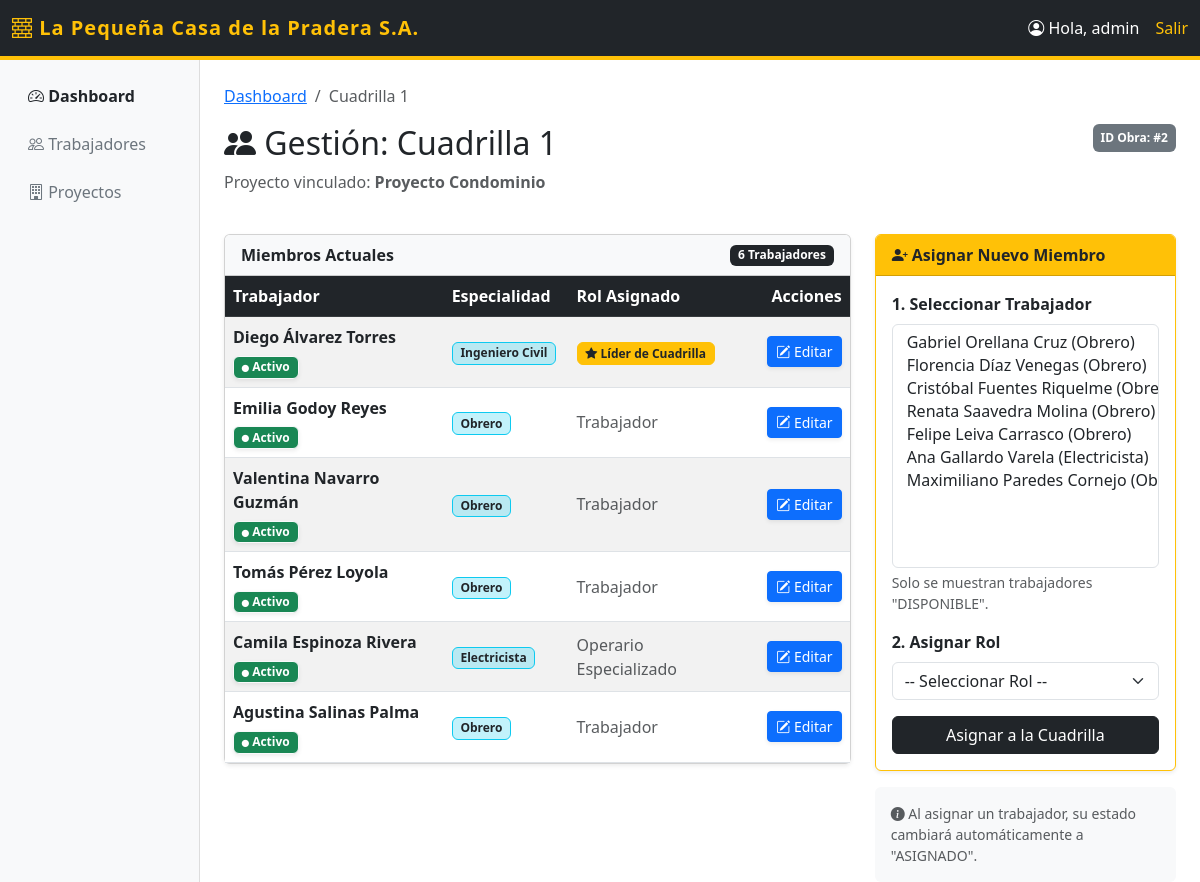
Page /cuadrilla/3/ (signed in) on the committed database.
### cuadrillas/models.py (models this page shows, shortened)
class Cuadrilla(models.Model):
    nombre = models.CharField(max_length=100)
    proyecto = models.ForeignKey(Proyecto, on_delete=models.CASCADE, related_name='cuadrillas')
    miembros = models.ManyToManyField(Trabajador, through='MiembroCuadrilla')

class Proyecto(models.Model):
    ESTADOS = [
        ('PLANIFICADO', 'Planificado'),
        ('EN_CURSO', 'En Curso'),
        ('FINALIZADO', 'Finalizado'),
    ]
    nombre = models.CharField(max_length=100)
    estado = models.CharField(max_length=20, choices=ESTADOS, default='PLANIFICADO')
    fecha_inicio = models.DateField()
    fecha_termino = models.DateField(null=True, blank=True)
    jefe_proyecto = models.ForeignKey(User, on_delete=models.SET_NULL, null=True, related_name='proyectos_a_cargo')

class MiembroCuadrilla(models.Model):
    cuadrilla = models.ForeignKey(Cuadrilla, on_delete=models.CASCADE)
    trabajador = models.ForeignKey(Trabajador, on_delete=models.CASCADE)
    rol = models.ForeignKey(Rol, on_delete=models.SET_NULL, null=True)
    fecha_asignacion = models.DateField(auto_now_add=True)
    class Meta:
        unique_together = ('cuadrilla', 'trabajador')

class Trabajador(models.Model):
    DISPONIBILIDAD = [
        ('DISPONIBLE', 'Disponible'),
        ('ASIGNADO', 'Asignado'),
        ('NO_DISPONIBLE', 'No Disponible')
    ]
    usuario = models.OneToOneField(User, on_delete=models.CASCADE, primary_key=True)
    primer_nombre = models.CharField(max_length=50)
    segundo_nombre = models.CharField(max_length=50, blank=True, null=True)
    apellido_paterno = models.CharField(max_length=50)
    apellido_materno = models.CharField(max_length=50)
    especialidad = models.CharField(max_length=100)
    disponibilidad = models.CharField(max_length=20, choices=DISPONIBILIDAD, default='DISPONIBLE')
    @property
    def nombre_completo(self):
        nombres = [self.primer_nombre, self.segundo_nombre, self.apellido_paterno, self.apellido_materno]
        return " ".join(filter(None, nombres))

class Rol(models.Model):
    nombre_rol = models.CharField(max_length=50)

### cuadrillas/views.py (the view, shortened to what this page needs)
# urls.py: path('cuadrilla/<int:id>/', views.detalle_cuadrilla, name='detalle_cuadrilla'),
@login_required
def detalle_cuadrilla(request, id):
    cuadrilla = get_object_or_404(Cuadrilla, id=id)
    if not request.user.is_superuser and cuadrilla.proyecto.jefe_proyecto != request.user:
        messages.error(request, "Acceso denegado: No eres el Jefe de este proyecto.")
        return redirect('dashboard')
    es_jefe_o_admin = request.user.is_superuser or cuadrilla.proyecto.jefe_proyecto == request.user
    miembros = MiembroCuadrilla.objects.filter(cuadrilla=cuadrilla)
    trabajadores_disponibles = Trabajador.objects.filter(disponibilidad='DISPONIBLE')
    roles_disponibles = Rol.objects.all()
    todas_las_cuadrillas = Cuadrilla.objects.all()
    opciones_disponibilidad = Trabajador.DISPONIBILIDAD
    return render(request, 'cuadrillas/detalle_cuadrilla.html', {
        'cuadrilla': cuadrilla,
        'miembros': miembros,
        'trabajadores': trabajadores_disponibles,
        'roles': roles_disponibles,
        'todas_las_cuadrillas': todas_las_cuadrillas,
        'opciones_disponibilidad': opciones_disponibilidad,
        'es_autorizado': es_jefe_o_admin,
    })

### cuadrillas/templates/cuadrillas/detalle_cuadrilla.html (shortened to what this page needs)
{% extends 'cuadrillas/base.html' %}
{% block content %}
<nav aria-label="breadcrumb">
  <ol class="breadcrumb">
    <li class="breadcrumb-item"><a href="{% url 'dashboard' %}">Dashboard</a></li>
    <li class="breadcrumb-item active" aria-current="page">{{ cuadrilla.nombre }}</li>
  </ol>
</nav>
<div class="row mb-4">
    <div class="col-md-8">
        <h2><i class="bi bi-people-fill"></i> Gestión: {{ cuadrilla.nombre }}</h2>
        <p class="text-muted">Proyecto vinculado: <strong>{{ cuadrilla.proyecto.nombre }}</strong></p>
    </div>
    <div class="col-md-4 text-end">
        <span class="badge bg-secondary p-2">ID Obra: #{{ cuadrilla.proyecto.id }}</span>
    </div>
</div>
<div class="row">
    <div class="col-lg-8">
        <div class="card shadow-sm">
            <div class="card-header bg-light fw-bold d-flex justify-content-between align-items-center">
                <span>Miembros Actuales</span>
                <span class="badge bg-dark">{{ miembros.count }} Trabajadores</span>
            </div>
            <div class="card-body p-0">
                <table class="table table-hover table-striped mb-0 align-middle">
                    <thead class="table-dark">
                        <tr>
                            <th style="width: 35%;">Trabajador</th>
                            <th style="width: 20%;">Especialidad</th>
                            <th style="width: 25%;">Rol Asignado</th>
                            <th class="text-end" style="width: 20%;">Acciones</th>
                        </tr>
                    </thead>
                    <tbody>
                        {% for m in miembros %}
                        <tr>
                            <td>
                                <div class="fw-bold">{{ m.trabajador.nombre_completo }}</div>
                                <div class="mt-1">
                                    {% if m.trabajador.disponibilidad == 'ASIGNADO' %}
                                        <span class="badge bg-success text-white border border-light shadow-sm" style="font-size: 0.75em;">
                                            <i class="bi bi-circle-fill" style="font-size: 0.6em;"></i> Activo
                                        </span>
                                    {% elif m.trabajador.disponibilidad == 'NO_DISPONIBLE' %}
                                        <span class="badge bg-danger text-white border border-light shadow-sm" style="font-size: 0.75em;">
                                            <i class="bi bi-x-circle-fill" style="font-size: 0.6em;"></i> Licencia/Baja
                                        </span>
                                    {% else %}
                                        <span class="badge bg-secondary text-white border border-light shadow-sm" style="font-size: 0.75em;">
                                            <i class="bi bi-dash-circle" style="font-size: 0.6em;"></i> {{ m.trabajador.get_disponibilidad_display }}
                                        </span>
                                    {% endif %}
                                </div>
                            </td>
                            <td>
                                <span class="badge bg-info text-dark bg-opacity-25 border border-info">
                                    {{ m.trabajador.especialidad }}
                                </span>
                            </td>
                            <td>
                                {% if "Líder" in m.rol.nombre_rol %}
                                    <span class="badge bg-warning text-dark border border-warning">
                                        <i class="bi bi-star-fill"></i> {{ m.rol.nombre_rol }}
                                    </span>
                                {% else %}
                                    <span class="text-muted">{{ m.rol.nombre_rol }}</span>
                                {% endif %}
                            </td>
                            <td class="text-end">
                                {% if es_autorizado %}
                                    <button type="button" class="btn btn-primary btn-sm shadow-sm" data-bs-toggle="modal" data-bs-target="#editarMiembroModal-{{ m.id }}">
                                        <i class="bi bi-pencil-square"></i> Editar
                                    </button>
                                {% else %}
                                    <span class="text-muted small"><i class="bi bi-lock"></i> Ver</span>
                                {% endif %}
                            </td>
                        </tr>
                        {% endfor %}
                    </tbody>
                </table>
            </div>
        </div>
    </div>
    <div class="col-lg-4">
        {% if es_autorizado %}
            <div class="card border-warning shadow-sm">
                <div class="card-header bg-warning text-dark fw-bold">
                    <i class="bi bi-person-plus-fill"></i> Asignar Nuevo Miembro
                </div>
                <div class="card-body">
                    <form method="POST">
                        <div class="mb-3">
                            <label class="form-label fw-bold">1. Seleccionar Trabajador</label>
                            <select name="trabajador" class="form-select" size="10" required>
                                {% for t in trabajadores %}
                                <option value="{{ t.pk }}">
                                </option>
                                {% empty %}
                                <option disabled>No hay personal disponible</option>
                                {% endfor %}
                            </select>
                            <div class="form-text">Solo se muestran trabajadores "DISPONIBLE".</div>
                        </div>
                        <div class="mb-3">
                            <label class="form-label fw-bold">2. Asignar Rol</label>
                            <select name="rol" class="form-select" required>
                                <option value="" selected>-- Seleccionar Rol --</option>
                            </select>
                        </div>
                        <div class="d-grid">
                            <button type="submit" class="btn btn-dark">Asignar a la Cuadrilla</button>
                        </div>
                    </form>
                </div>
            </div>
            <div class="card mt-3 bg-light border-0">
                <div class="card-body small text-muted">
                    <i class="bi bi-info-circle-fill"></i>
                    Al asignar un trabajador, su estado cambiará automáticamente a "ASIGNADO".
                </div>
            </div>
        {% else %}
            <div class="alert alert-warning shadow-sm">
                <h5 class="alert-heading"><i class="bi bi-shield-lock-fill"></i> Modo Lectura</h5>
                <p class="mb-0">No tienes permisos para modificar esta cuadrilla porque no eres el Jefe de este Proyecto.</p>
            </div>
        {% endif %}
    </div>
</div>
{% endblock %}

### cuadrillas/templates/cuadrillas/base.html (shortened to what this page needs)
<!DOCTYPE html>
<html lang="es">
<head>
    <link href="https://cdn.jsdelivr.net/npm/bootstrap@5.3.0/dist/css/bootstrap.min.css" rel="stylesheet">
    <link rel="stylesheet" href="https://cdn.jsdelivr.net/npm/bootstrap-icons@1.11.0/font/bootstrap-icons.css">
</head>
<body>
    <nav class="navbar navbar-expand-lg navbar-dark navbar-custom">
        <div class="container-fluid">
            <a class="navbar-brand brand-text" href="{% url 'dashboard' %}">
                <i class="bi bi-bricks"></i> La Pequeña Casa de la Pradera S.A.
            </a>
            <div class="d-flex text-white">
                <span class="me-3"><i class="bi bi-person-circle"></i> Hola, {{ user.username }}</span>
                <a href="{% url 'logout' %}" class="text-warning text-decoration-none">Salir</a>
            </div>
        </div>
    </nav>
    <div class="container-fluid">
        <div class="row">
            <nav class="col-md-2 d-none d-md-block bg-sidebar pt-3">
                <ul class="nav flex-column">
                    <li class="nav-item mb-2">
                        <a class="nav-link active text-dark fw-bold" href="{% url 'dashboard' %}">
                            <i class="bi bi-speedometer2"></i> Dashboard
                        </a>
                    </li>
                    <li class="nav-item mb-2">
                        <a class="nav-link text-secondary" href="#">
                            <i class="bi bi-people"></i> Trabajadores
                        </a>
                    </li>
                    <li class="nav-item mb-2">
                        <a class="nav-link text-secondary" href="#">
                            <i class="bi bi-building"></i> Proyectos
                        </a>
                    </li>
                </ul>
            </nav>
            <main class="col-md-10 ms-sm-auto col-lg-10 px-md-4 pt-4">
                {% block content %}
                {% endblock %}
            </main>
        </div>
    </div>
</body>
</html>

### cuadrillas/templates/cuadrillas/base.html (style rules this page uses)
.navbar-custom { background-color: #212529; border-bottom: 4px solid #ffc107; }
.brand-text { color: #ffc107; font-weight: bold; letter-spacing: 1px; }
.bg-sidebar { background-color: #f8f9fa; min-height: 100vh; border-right: 1px solid #ddd; }

### rows in the picture
Cuadrilla: nombre "Cuadrilla 1", proyecto.nombre "Proyecto Condominio", proyecto.id "2"
MiembroCuadrilla: trabajador.nombre_completo "Diego Álvarez Torres", shows "Activo", trabajador.especialidad "Ingeniero Civil", rol.nombre_rol "Líder de Cuadrilla"
MiembroCuadrilla: trabajador.nombre_completo "Emilia Godoy Reyes", shows "Activo", trabajador.especialidad "Obrero", rol.nombre_rol "Trabajador"
MiembroCuadrilla: trabajador.nombre_completo "Valentina Navarro Guzmán", shows "Activo", trabajador.especialidad "Obrero", rol.nombre_rol "Trabajador"
MiembroCuadrilla: trabajador.nombre_completo "Tomás Pérez Loyola", shows "Activo", trabajador.especialidad "Obrero", rol.nombre_rol "Trabajador"
MiembroCuadrilla: trabajador.nombre_completo "Camila Espinoza Rivera", shows "Activo", trabajador.especialidad "Electricista", rol.nombre_rol "Operario Especializado"
MiembroCuadrilla: trabajador.nombre_completo "Agustina Salinas Palma", shows "Activo", trabajador.especialidad "Obrero", rol.nombre_rol "Trabajador"

### other values in the picture
{{ user.username }} "admin"
{{ miembros.count }} "6"
